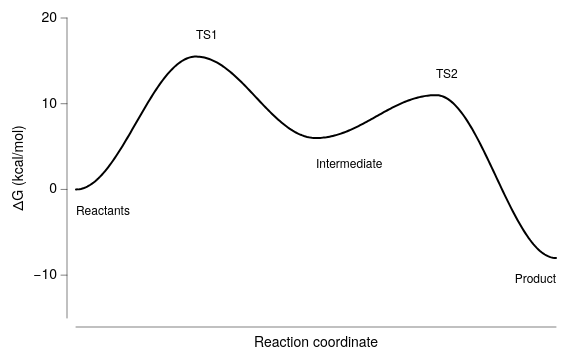

This figure's Vega-Lite source:
### Vega-Lite specification from a JSON file in a GitHub repository (floating-point values rounded to 4 significant figures; data arrays with more than 128 entries replaced by an {"elided": "..."} marker saying what was removed)
{"background": null, "config": {"arc": {"fill": "#DBDBDB", "fillOpacity": 1.0, "innerRadius": 37.5, "padAngle": 0.03, "stroke": "black", "strokeOpacity": 1, "strokeWidth": 0.25}, "area": {"fill": "#DBDBDB", "fillOpacity": 1.0, "stroke": "black", "strokeOpacity": 1, "strokeWidth": 0.25}, "axis": {"domain": true, "domainCap": "round", "domainColor": "black", "domainWidth": 0.25, "grid": false, "gridCap": "round", "gridColor": "#F1F1F1", "gridDash": [0, 0], "gridOpacity": 1.0, "gridWidth": 0.25, "labelColor": "black", "labelFont": "Helvetica Neue", "labelFontSize": 7, "labelFontStyle": "normal", "labelFontWeight": 400, "offset": 4.5, "ticks": true, "tickCap": "round", "tickColor": "black", "tickRound": false, "tickSize": 3, "tickWidth": 0.25, "titleColor": "black", "titleFont": "Helvetica Neue", "titleFontSize": 7, "titleFontStyle": "normal", "titleFontWeight": 400}, "axisX": {"domain": true, "labelAlign": "center", "labelAngle": 0, "labels": true, "ticks": true, "translate": 0}, "axisY": {"domain": true, "labelAlign": "right", "labelAngle": 0, "labels": true, "ticks": true, "translate": 0}, "axisRight": {"domain": true, "labelAlign": "left", "labelAngle": 0, "labels": true, "ticks": true, "translate": 0}, "axisTop": {"domain": true, "labelAlign": "center", "labelAngle": 0, "labels": true, "ticks": true, "translate": 0}, "axisBand": {"tickOffset": 0}, "bar": {"fill": "#DBDBDB", "fillOpacity": 1.0, "stroke": "black", "strokeOpacity": 1, "strokeWidth": 0.25}, "boxplot": {"size": 13.5, "ticks": {"cornerRadius": 0.25, "fill": "black", "opacity": 1, "size": 6.75, "thickness": 0.25}, "box": {"fillOpacity": 1.0, "stroke": "black", "strokeOpacity": 1, "strokeWidth": 0.25}, "median": {"cornerRadius": 0, "fill": "black", "fillOpacity": 1.0, "opacity": 1, "size": 13.5, "thickness": 0.25}, "rule": {"fill": "black", "fillOpacity": 1.0, "size": 15.0, "stroke": "black", "strokeDash": [0, 0], "strokeOpacity": 1, "strokeWidth": 0.25}, "outliers": {"color": "black", "fill": "black", "fillOpacity": 1.0, "size": 0, "stroke": "black", "strokeOpacity": 1, "strokeWidth": 0.25}}, "circle": {"fill": "black", "fillOpacity": 1.0, "size": 0.75, "stroke": null, "strokeOpacity": 1, "strokeWidth": 0.25}, "errorband": {"band": {"fillOpacity": 0.6, "stroke": null, "strokeWidth": 0.25, "strokeOpacity": 1}, "borders": {"opacity": 0, "strokeOpacity": 0.25, "strokeWidth": 1}}, "errorbar": {"opacity": 1, "rule": {"strokeDash": [0, 0], "strokeWidth": 0.25}, "ticks": {"color": "black", "cornerRadius": 0.125, "opacity": 1, "size": 9.0, "thickness": 0.25}, "thickness": 0.25}, "font": "Helvetica Neue", "geoshape": {"fill": "#DBDBDB", "fillOpacity": 1.0, "stroke": "black", "strokeOpacity": 1, "strokeWidth": 0.25}, "header": {"labelColor": "black", "labelFont": "Helvetica Neue", "labelFontSize": 7, "labelFontStyle": "normal", "labelFontWeight": 400, "titleColor": "black", "titleFont": "Helvetica Neue", "titleFontSize": 7, "titleFontStyle": "normal", "titleFontWeight": 400, "titlePadding": 0}, "legend": {"disable": false, "offset": 4.5, "titlePadding": 4, "labelOffset": 2, "gradientLabelOffset": 2, "gradientLength": 75.0, "gradientThickness": 7.5, "gradientOpacity": 1.0, "gradientStrokeColor": "black", "gradientStrokeWidth": 0.25, "labelColor": "black", "labelFont": "Helvetica Neue", "labelFontSize": 7, "labelFontStyle": "normal", "labelFontWeight": 400, "strokeColor": "black", "strokeWidth": 0, "symbolSize": 42, "symbolStrokeColor": "black", "symbolStrokeWidth": 0.25, "titleColor": "black", "titleFont": "Helvetica Neue", "titleFontSize": 7, "titleFontStyle": "normal", "titleFontWeight": 400}, "line": {"color": "black", "stroke": "black", "strokeCap": "round", "strokeDash": [0, 0], "strokeOpacity": 1, "strokeWidth": 0.375}, "point": {"filled": true, "fill": "#DBDBDB", "fillOpacity": 1.0, "size": 7.5, "stroke": "black", "strokeOpacity": 1, "strokeWidth": 0.25}, "range": {"category": ["#C6D9F1", "#F1C9CB", "#FEF0B9", "#CEE37A", "#7AA8E0", "#E589A3", "#FDDD5D", "#68B961", "#4177B1", "#C35082", "#E5C227", "#438156"], "diverging": {"scheme": ["#C35082", "#CE6D94", "#D989A7", "#E2A4BA", "#EABFCE", "#F1DBE2", "#F6F6F6", "#D7E0EB", "#B9CBE0", "#9BB6D5", "#7DA1C9", "#5F8CBD", "#4177B1"]}, "heatmap": {"scheme": ["#32022B", "#43044D", "#4C196E", "#4D338C", "#484DA6", "#3A68BB", "#1D83CA", "#1D9CCB", "#23B5C9", "#28CDC5", "#4DE0B4", "#91EE9F"]}, "ordinal": {"scheme": ["#F1F1F1", "#DBDBDB", "#C6C6C6", "#B2B2B2", "#9D9D9D", "#898989", "#767676", "#636363", "#515151", "#404040", "#2F2F2F", "#1F1F1F"]}, "ramp": {"scheme": ["#32022B", "#43044D", "#4C196E", "#4D338C", "#484DA6", "#3A68BB", "#1D83CA", "#1D9CCB", "#23B5C9", "#28CDC5", "#4DE0B4", "#91EE9F"]}}, "rule": {"color": "black", "stroke": "black", "strokeCap": "round", "strokeDash": [2, 2], "strokeOpacity": 1, "strokeWidth": 0.25}, "scale": {"bandPaddingInner": 0.1, "bandPaddingOuter": 0.1, "round": false}, "rect": {"fill": "#DBDBDB", "fillOpacity": 1.0, "stroke": "black", "strokeOpacity": 1, "strokeWidth": 0.25}, "square": {"fill": "#DBDBDB", "fillOpacity": 1.0, "size": 15.0, "stroke": "black", "strokeOpacity": 1, "strokeWidth": 0.25}, "text": {"color": "black", "font": "Helvetica Neue", "fontSize": 7, "fontStyle": "normal", "fontWeight": 400}, "tick": {"color": "black", "cornerRadius": 0.125, "opacity": 1.0, "size": 13.5, "thickness": 0.25}, "title": {"anchor": "middle", "frame": "group", "color": "black", "font": "Helvetica Neue", "fontSize": 7, "fontStyle": "normal", "fontWeight": 400, "subtitleColor": "black", "subtitleFont": "Helvetica Neue", "subtitleFontSize": "Helvetica Neue", "subtitleFontStyle": "normal", "subtitleFontWeight": 400}, "trail": {"color": "black", "opacity": 1, "size": 0.375}, "view": {"continuousWidth": 240, "continuousHeight": 150, "discreteWidth": 240, "discreteHeight": 150, "fill": null, "stroke": null, "strokeWidth": 0.25}}, "layer": [{"data": {"name": "data-2d36b3cbaebd823fa86b183817cd01b9"}, "mark": {"type": "line", "strokeWidth": 1.0}, "encoding": {"x": {"axis": {"labels": false, "ticks": false}, "field": "rc", "title": "Reaction coordinate", "type": "quantitative"}, "y": {"field": "G", "scale": {"domain": [-12, 20]}, "title": "ΔG (kcal/mol)", "type": "quantitative"}}}, {"layer": [{"data": {"values": [{"__dysonsphere__": 1}]}, "mark": {"type": "text", "align": "left", "angle": 0, "baseline": "middle", "dx": 0, "dy": 0, "fontSize": 6, "opacity": 1.0}, "encoding": {"text": {"value": "Reactants"}, "x": {"datum": 0.0}, "y": {"datum": -2.5}}}, {"data": {"values": [{"__dysonsphere__": 1}]}, "mark": {"type": "text", "align": "left", "angle": 0, "baseline": "middle", "dx": 0, "dy": 0, "fontSize": 6, "opacity": 1.0}, "encoding": {"text": {"value": "TS1"}, "x": {"datum": 1.0}, "y": {"datum": 18.0}}}, {"data": {"values": [{"__dysonsphere__": 1}]}, "mark": {"type": "text", "align": "left", "angle": 0, "baseline": "middle", "dx": 0, "dy": 0, "fontSize": 6, "opacity": 1.0}, "encoding": {"text": {"value": "Intermediate"}, "x": {"datum": 2.0}, "y": {"datum": 3.0}}}, {"data": {"values": [{"__dysonsphere__": 1}]}, "mark": {"type": "text", "align": "left", "angle": 0, "baseline": "middle", "dx": 0, "dy": 0, "fontSize": 6, "opacity": 1.0}, "encoding": {"text": {"value": "TS2"}, "x": {"datum": 3.0}, "y": {"datum": 13.5}}}, {"data": {"values": [{"__dysonsphere__": 1}]}, "mark": {"type": "text", "align": "right", "angle": 0, "baseline": "middle", "dx": 0, "dy": 0, "fontSize": 6, "opacity": 1.0}, "encoding": {"text": {"value": "Product"}, "x": {"datum": 4.0}, "y": {"datum": -10.5}}}]}], "$schema": "https://vega.github.io/schema/vega-lite/v6.4.1.json", "datasets": {"data-2d36b3cbaebd823fa86b183817cd01b9": {"elided": "300 records"}}}
